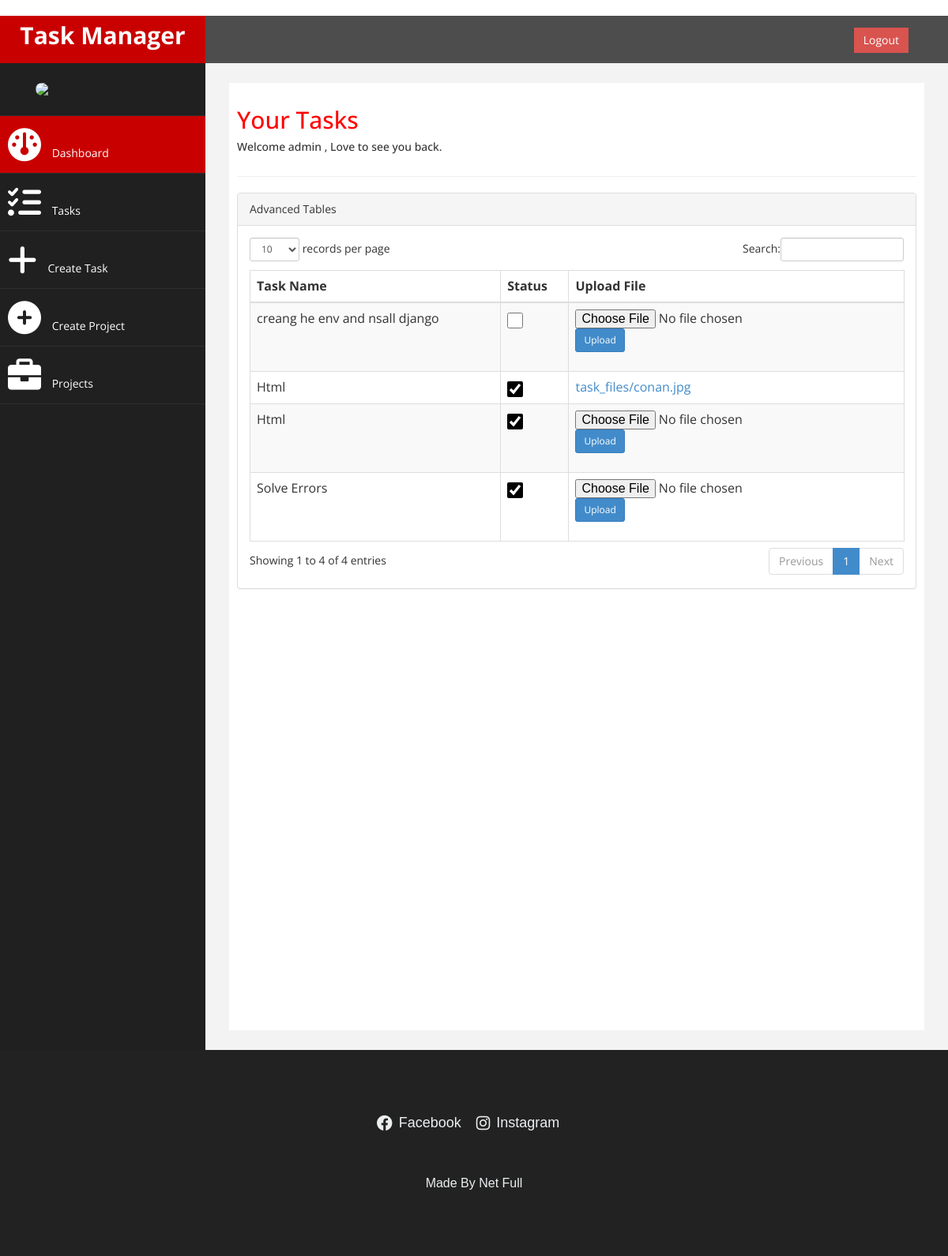
Before: /tasks/ (signed in) with the older database file.
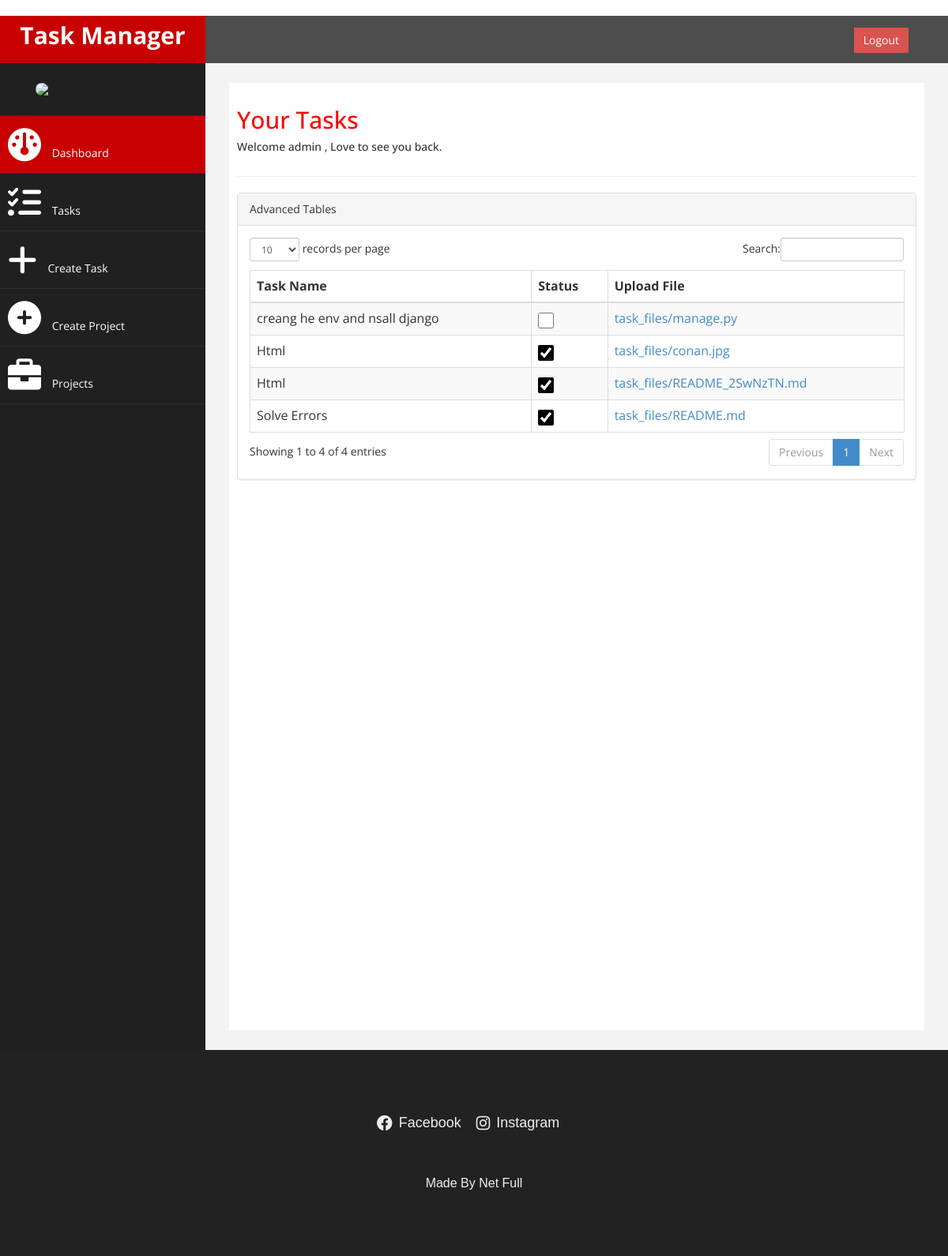
After: the same page with the newer database file.
### welcome/models.py (models this page shows, shortened)
class CustomUser(AbstractUser):
    subscription_type = models.CharField(
        max_length=20,
        choices=[('free', 'Free'), ('pro', 'Pro')],
        default='free'
    )
    ROLE_CHOICES = [
        ('team_leader', 'Team Leader'),
        ('product_owner', 'Product Owner'),
        ('programmer', 'Programmer'),
    ]
    role = models.CharField(max_length=20, choices=ROLE_CHOICES, null=True)
    trial_start_date = models.DateField(null=True, blank=True)
    category = models.CharField(
        max_length=20,
        choices=[('programming', 'Programming'), ('education', 'Education'), ('crm', 'CRM')],
        null=True
    )
    pro_subscription_date = models.DateField(null=True, blank=True)
    subscription_end_date = models.DateField(null=True, blank=True)
    groups = models.ManyToManyField(
        Group,
        related_name="custom_user_groups",
        blank=True
    )
    user_permissions = models.ManyToManyField(
        Permission,
        related_name="custom_user_permissions",
        blank=True
    )

class ProUserTask(models.Model):
    user = models.ForeignKey(CustomUser, on_delete=models.CASCADE)  # Task creator
    task_name = models.CharField(max_length=255)
    project = models.ForeignKey(
        'Project', on_delete=models.CASCADE, null=True, blank=True, related_name='tasks'
    )  # Related name for reverse querying tasks by project
    assigned_to = models.ForeignKey(
        CustomUser, on_delete=models.SET_NULL, null=True, blank=True, related_name='assigned_tasks'
    )  # User to whom the task is assigned
    uploaded_file = models.FileField(upload_to='task_files/', null=True, blank=True)
    created_at = models.DateTimeField(auto_now_add=True)
    is_done = models.BooleanField(default=False)

### welcome/views.py (the view)
# urls.py: path('tasks/', views.user_tasks_view, name='user_tasks_view'),
def user_tasks_view(request):
    user = request.user
    context = {}
    if user.is_authenticated:
        if user.subscription_type == 'pro':
            pro_tasks = ProUserTask.objects.filter(user=user)
            context['tasks'] = pro_tasks
        else:
            user_tasks = LoggedUserTask.objects.filter(user=user)
            assigned_tasks = ProUserTask.objects.filter(assigned_to=user)
            context['tasks'] = list(user_tasks) + list(assigned_tasks)
        context['is_pro_user'] = user.subscription_type == 'pro'
    else:
        ip_address = get_client_ip(request)  # Fetch the IP address of the user
        unlogged_tasks = UnloggedUserTask.objects.filter(ip_address=ip_address)
        context['tasks'] = unlogged_tasks
        context['is_pro_user'] = False  # Not a logged-in user
    return render(request, 'tasks.html', context)

### welcome/templates/tasks.html (shortened to what this page needs)
﻿﻿<!DOCTYPE html>
<html xmlns="http://www.w3.org/1999/xhtml">
<head>
    <link href="../static/bootstrap.css" rel="stylesheet" />
    <link href="../static/font-awesome.css" rel="stylesheet" />
    <link rel="stylesheet" href="https://cdnjs.cloudflare.com/ajax/libs/font-awesome/6.0.0-beta3/css/all.min.css" />
    <link href="../static/custom.css" rel="stylesheet" />
    <link href="../static/js/dataTables/dataTables.bootstrap.css" rel="stylesheet" />
</head>
<body>
    <div id="wrapper">
        <nav class="navbar navbar-default navbar-cls-top " role="navigation" style="margin-bottom: 0">
            <div class="navbar-header">
                <a class="navbar-brand" href="{% url 'dashboard' %}">Task Manager</a>
            </div>
  <div style="color: white;
padding: 15px 50px 5px 50px;
float: right;
font-size: 16px;">{% if user.is_authenticated %}<a href="/logout" class="btn btn-danger square-btn-adjust">Logout</a>
{% else %}
<a href="/login" class="btn btn-danger square-btn-adjust">Login</a>
<a href="/register" class="btn btn-danger square-btn-adjust">Register</a>
{% endif %} </div>
        </nav>
                <nav class="navbar-default navbar-side" role="navigation">
            <div class="sidebar-collapse">
                <ul class="nav" id="main-menu">
				<li class="text-center">
                    <img src="../static/img/netfull.png" class="user-image img-responsive"/>
                </li>
                <li>
                    <a class="active-menu" href="{% url 'dashboard' %}"><i class="fa fa-dashboard fa-3x"></i> Dashboard</a>
                </li>
                <li>
                    <a href="{% url 'user_tasks_view' %}"><i class="fa fa-tasks fa-3x"></i> Tasks</a>
                </li>
                <li>
                    <a href="{% url 'create_task' %}"><i class="fa fa-plus fa-3x"></i> Create Task</a>
                </li>
                <li>
                    <a href="{% url 'create_project' %}"><i class="fa fa-plus-circle fa-3x"></i> Create Project</a>
                </li>
                <li>
                    <a href="{% url 'user_projects_view' %}"><i class="fa fa-briefcase fa-3x"></i> Projects</a>
                </li>
                </ul>
            </div>
        </nav>
        <div id="page-wrapper" >
            <div id="page-inner">
                <div class="row">
                    <div class="col-md-12">
                     <h2>Your Tasks</h2>
                        <h5>Welcome {{user.username}} , Love to see you back. </h5>
                    </div>
                </div>
                 <hr />
            <div class="row">
                <div class="col-md-12">
                    <div class="panel panel-default">
                        <div class="panel-heading">
                             Advanced Tables
                        </div>
                        <div class="panel-body">
                            <div class="table-responsive">
                                <table class="table table-striped table-bordered table-hover" id="dataTables-example">
                                    <thead>
                                        <tr>
                                            <th>Task Name</th>
                                            <th>Status</th>
                                            <th>Upload File</th>
                                        </tr>
                                    </thead>
                                    <tbody>
                                        {% for task in tasks %}
                                        <tr class="odd gradeX">
                                            <td>{{ task.task_name }}</td>
                                            <td>
                                                <input
                                                    type="checkbox"
                                                    data-task-id="{{ task.id }}"
                                                    onchange="handleTaskToggle(this)"
                                                    {% if task.is_done %}checked{% endif %}
                                                />
                                            </td>
                                            <td>
                                                {% if is_pro_user or task.assigned_to == user %}
                                                    {% if task.uploaded_file %}
                                                        <a href="{{ task.uploaded_file.url }}" target="_blank">{{ task.uploaded_file.name }}</a>
                                                    {% else %}
                                                        <form action="{% url 'upload_task_file' task.id %}" method="post" enctype="multipart/form-data">
                                                            <input type="file" name="file" required />
                                                            <button type="submit" class="btn btn-sm btn-primary">Upload</button>
                                                        </form>
                                                    {% endif %}
                                                {% else %}
                                                    N/A
                                                {% endif %}
                                            </td>
                                        </tr>
                                        {% endfor %}
                                    </tbody>
                                </table>
                            </div>
                        </div>
                    </div>
                </div>
            </div>
                </div>
            </div>
        </div>
<footer>
    <footer>
        <div class="container">
          <div class="row">
            <div class="col-lg-12">
              <ul class="social-icons">
                <li><a href="https://www.facebook.com/profile.php?id=61561751296406"><i class="fab fa-facebook"></i> Facebook</a></li>
                <li><a href="https://www.instagram.com/netfull1/"><i class="fab fa-instagram"></i> Instagram</a></li>
              </ul>
            </div>
            <div class="col-lg-12">
              <div class="copyright-text">
                <p>Made By Net Full</p>
              </div>
            </div>
          </div>
        </div>
      </footer>
</body>
</html>

### welcome/static/custom.css (style rules this page uses)
body { font-family: 'Open Sans', sans-serif; }
#wrapper { width: 100%; background:#202020; }
#page-wrapper { padding: 15px 15px; min-height: 600px; background:#F3F3F3; }
#page-inner { width:100%; margin:10px 20px 10px 0px; background-color:#fff!important; padding:10px; min-height:1200px; }
.text-center { text-align:center; }
h2 { color: #f00; }
.square-btn-adjust { border: 0px solid transparent; -webkit-border-radius: 0px; -moz-border-radius: 0px; border-radius: 0px; }
p { font-size:16px; line-height:25px; padding-top:20px; }
.user-image { margin: 25px auto; -webkit-border-radius: 10px; -moz-border-radius: 10px; border-radius: 10px; max-height:170px; max-width:170px; }
.navbar-cls-top .navbar-brand { color: #fff; background: #C90000; width: 260px; text-align: center; height: 60px; font-size: 30px; font-weight: 700; }
.active-menu { background-color:#C90000!important; }
.sidebar-collapse , .sidebar-collapse .nav { background:none; }
.sidebar-collapse .nav { padding:0; }
.sidebar-collapse .nav > li > a { color:#fff; background:#202020; text-shadow:none; }
.sidebar-collapse > .nav > li > a { padding:15px 10px; }
.sidebar-collapse > .nav > li { border-bottom: 1px solid rgba(107, 108, 109, 0.19); }
.navbar-side { border:none; background-color: #202020; }
.navbar-cls-top { background:#4D4D4D; border-bottom:none; }
.navbar-default { border:0px solid black; }
.navbar-header { background: #A70303; }
.nav > li > a > i { margin-right:10px; }
@media (min-width:768px) { #page-wrapper { margin: 0 0 0 260px; padding: 15px 30px; min-height: 1200px; } }
@media (min-width:768px) { .navbar-side { z-index: 1; position: absolute; width: 260px; } }
@media (min-width:768px) { .navbar { border-radius: 0px; } }

### welcome/templates/tasks.html (style rules this page uses)
input[type="checkbox"] { accent-color: black; width: 20px; height: 20px; }
footer { background-color: #222; color: #ecf0f1; padding: 40px 0; font-family: Arial, sans-serif; }
footer .container { max-width: 1200px; margin: 0 auto; padding: 0 15px; }
footer .social-icons { list-style: none; padding: 0; text-align: center; margin-bottom: 20px; }
footer .social-icons li { display: inline-block; margin-right: 15px; }
footer .social-icons a { color: #ecf0f1; text-decoration: none; font-size: 18px; transition: color 0.3s ease; display: inline-flex; align-items: center; }
footer .social-icons a i { margin-right: 8px; font-size: 20px; }
footer .copyright-text { text-align: center; font-size: 14px; margin-top: 10px; }
footer .copyright-text p { margin: 0; color: #ecf0f1; }

Changed rows visible on the page:
changed ProUserTask: uploaded_file.name (not shown) → "task_files/README_2SwNzTN.md"; no longer shows "Upload"
changed ProUserTask "creang he env and nsall django": uploaded_file.name (not shown) → "task_files/manage.py"; no longer shows "Upload"
changed ProUserTask "Solve Errors": uploaded_file.name (not shown) → "task_files/README.md"; no longer shows "Upload"
